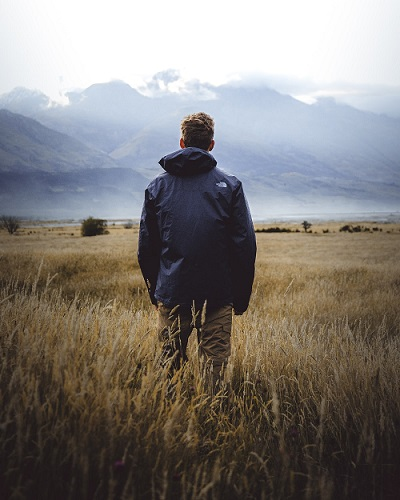
#> input picture #01 OpenCV/05 Draw And Text Functions/image1.jpg, 400 x 500 px
$ jupyter execute '05 Polyline.ipynb'
#> lines starting #> are read from the running program, lines starting #| are printed output that depends on the picture
[cell 1]
import numpy as np
import cv2

img = cv2.imread(r"image1.jpg",1)
#> img is the input picture: shape (500, 400, 3); mean B, G, R 121.3, 125, 129.7

gray = cv2.cvtColor(img, cv2.COLOR_RGB2BGR)

#defining points for polylines   # Get this Coordinates Values using Paint
pts = np.array([[36,48],[168,34],[319,218],[98,347]], np.int32)

cv2.polylines(gray, [pts], True, (0,255,0), 2)
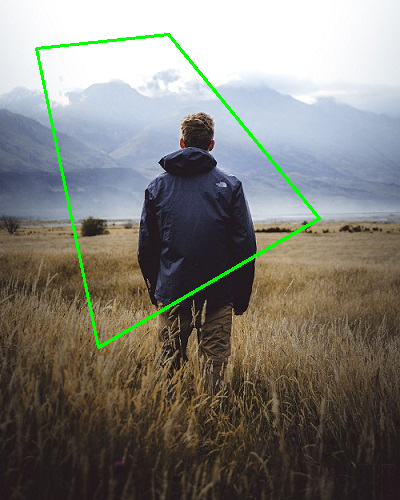
#> gray: shape (500, 400, 3); mean R, G, B 127.3, 126.4, 119

import matplotlib.pyplot as plt
plt.figure(figsize = (10,7))
plt.axis("off")
plt.imshow(gray)
plt.show()
